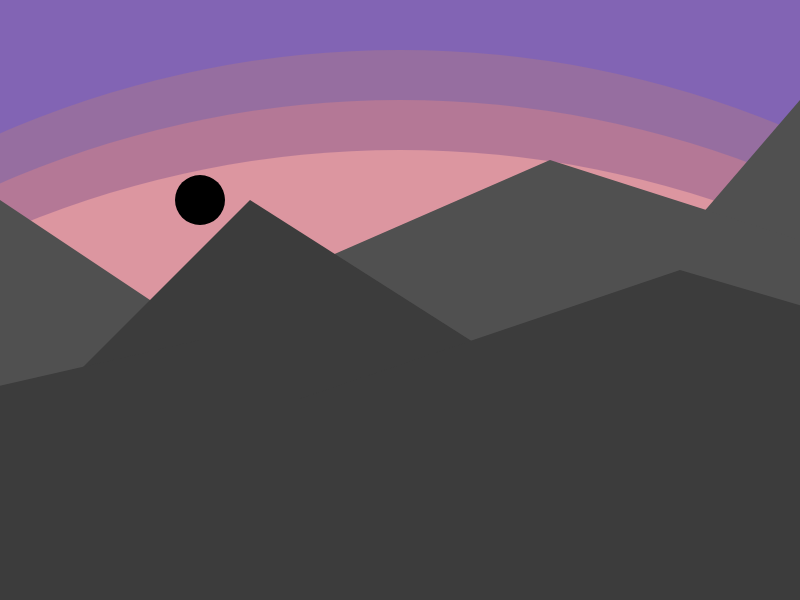
Frame 1 (no input)
Frame 60 (no input): identical to frame 1, image omitted
Frame 120 (the mouse pressed at the canvas centre since frame 60): identical to frame 1, image omitted

The p5.js sketch that drew this single still picture (run headless with seeded random() and noise() and a simulated clock; from frame 60 on, the mouse is pressed at the canvas centre):

// p5.js sketch
// ── sketch.js
function setup() {
  createCanvas(800, 600);
}

function draw() {

  //Sky
  background(130, 100, 180);
  strokeWeight(0)
  fill(150, 110, 160);
  circle(400, 1050, 2000);
  fill(180, 120, 150);
  circle(400, 1100, 2000);
  fill(220, 150, 160);
  circle(400, 1150, 2000);

  //------------------------------------------------------------------------

  //Mountains
  fill(80);
  triangle(0, 600, 0, 200, 600, 600);
  triangle(800, 600, 800, 100, 370, 600);
  triangle(0, 400, 550, 160, 1300, 400);
  rect(0, 400, 800, 200);

  fill(60);
  triangle(0, 450, 250, 200, 800, 550);
  triangle(0, 500, 680, 270, 1800, 600);
  triangle(-500, 500, 200, 340, 200, 500);
  rect(0, 400, 800, 200);

  //------------------------------------------------------------------------

  //Moving Test

  fill(0);
  circle(200, 200, 50);



}
